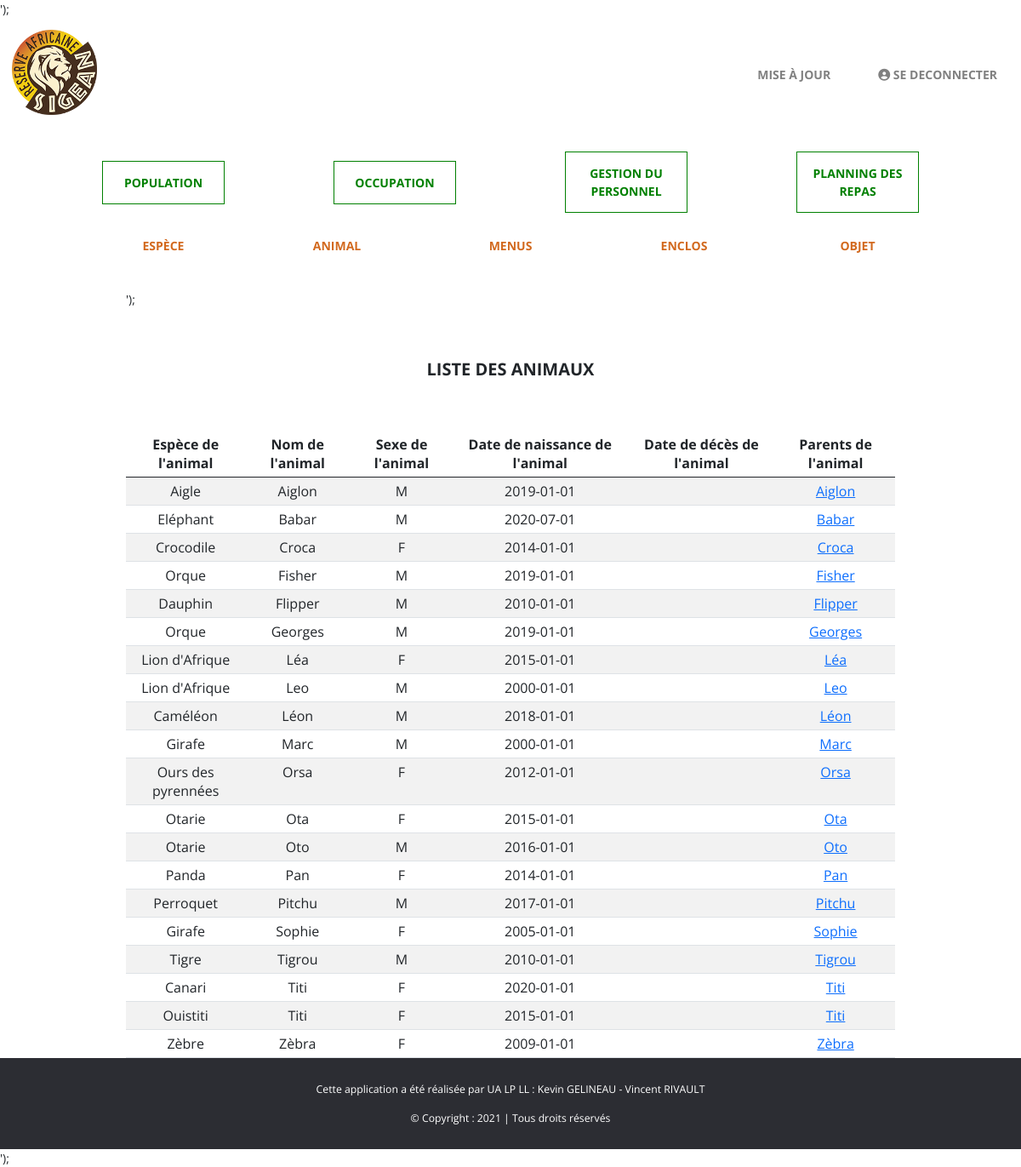
/index.php?controller=Animal&action=display (signed in), run on the app's committed database.
### tables this page shows
CREATE TABLE IF NOT EXISTS `espece` (
  `code_espece` int NOT NULL AUTO_INCREMENT,
  `nom_espece` varchar(50) DEFAULT NULL,
  PRIMARY KEY (`code_espece`)
);

CREATE TABLE IF NOT EXISTS `animal` (
  `code_espece` int NOT NULL,
  `nomb_animal` varchar(10) NOT NULL,
  `sexe_animal` varchar(10) DEFAULT NULL,
  `dn_animal` date DEFAULT NULL,
  `dd_animal` date DEFAULT NULL,
  PRIMARY KEY (`code_espece`,`nomb_animal`)
);

### Controller/AnimalController.php (called while the page is built, shortened)
<?php
include 'Config/config.php';
include 'Model/' . $classAnimal . 'Model.php';
include 'View/' . $classAnimal . 'View.php';
class AnimalController extends Controller {
    public function __construct() {
        include 'Config/config.php';
        $this->view = new $classView();
        $this->model = new $classModel();
    }
    public function display() {
        $listeAnimaux = $this->model->getAnimaux();
        $this->view->displayListAnimaux($listeAnimaux);
    }
}

### index.php (called while the page is built, shortened)
<?php
include 'Config/config.php';
include 'Model/Model.php';
include 'View/View.php';
function extractParameters() {
    include 'Config/config.php';
    if (isset($_GET['controller'])) {
        $controller = ucfirst($_GET['controller']) . "Controller";
    } else {
        $controller = '' . $classAccueil . 'Controller';
    }
    if (isset($_GET['action'])) {
        $action = $_GET['action'];
    } else {
        $action = 'displayAccueil';
    }
    return (['controller' => $controller, 'action' => $action]);
}
$paramGet = extractParameters();
$action = $paramGet['action'];
$controller = new $controller();
$controller->$action();

### Model/Model.php (called while the page is built, shortened)
<?php
$server = $_SERVER['HTTP_HOST'];
if ($server == 'localhost') {
    abstract class Model
{
    public function __construct()
    {
        try {
            $this->connexion = new PDO("mysql:host=" . self::SERVER . ";dbname="
            . self::BASE, self::USER, self::PASSWORD);
        } catch (Exception $e) {
            echo 'Erreur : ' . $e->getMessage();
        }
    }
}
}

### Config/config.php (called while the page is built, shortened)
<?php
$tableEspece = "espece";
$classAnimal = "Animal";
$tableAnimal = "animal";

### Model/AnimalModel.php (called while the page is built, shortened)
<?php
class AnimalModel extends Model {
    public function getAnimaux() {
        include 'Config/config.php';
        $requete = "SELECT * FROM $tableAnimal INNER JOIN $tableEspece ON $tableAnimal.code_espece = $tableEspece.code_espece
        ORDER BY nomb_animal";
        $resultat = $this->connexion->query($requete);
        $listeAnimaux = $resultat->fetchAll(PDO::FETCH_ASSOC);
        return $listeAnimaux;
    }
}

### View/AnimalView.php (the view, shortened to what this page needs)
<?php
class AnimalView extends View {
    public function displayListAnimaux($listeAnimaux) {
        include 'Config/config.php';
        $this->page .=
            '<h2>Liste des animaux</h2>
            <table id="tableUser" class="table table-striped mb-0 text-center">
                <thead class="thead-dark">
                    <tr>
                        <th scope="col">Espèce de l\'animal</th>
                        <th scope="col">Nom de l\'animal</th>
                        <th scope="col">Sexe de l\'animal</th>
                        <th scope="col">Date de naissance de l\'animal</th>
                        <th scope="col">Date de décès de l\'animal</th>
                        <th scope="col">Parents de l\'animal</th>
                        ';
            $this->page .=
                    '</tr>
                        </thead>
                        <tbody>
                    <tr>';
        foreach ($listeAnimaux as $key) {
            $this->page .= '
                        <td>' . $key['nom_espece'] . '</td>
                        <td>' . $key['nomb_animal'] . '</td>
                        <td>' . $key['sexe_animal'] . '</td>
                        <td>' . $key['dn_animal'] . '</td>
                        <td>' . $key['dd_animal'] . '</td>
                        <td> <a href="index.php?controller=' . $classAnimal . '&action=displayAnimalParents&id=' . $key["nomb_animal"] . '">' . $key["nomb_animal"] . '</a></td>
                    </tr>';
        }
            $this->page .=
                        '</tbody>
            </table>';
    }
}

### bibliotheques/css/style.css (style rules this page uses)
* { box-sizing: border-box; margin: 0; padding: 0; }
html { font-size: 62.5%; padding: 0; margin: 0; height: 100%; scroll-behavior: smooth; }
body { font-family: 'Open Sans', 'Poppins', 'Roboto', sans-serif; font-size: 1.4em; margin: 0 auto; padding: 0; text-align: justify; width: 100%; height: 100%; position: relative; }
h1 { text-align: center; }
#container { width: 80%; margin: 0 auto; padding: 0 2em; min-height: 100%; position: relative; }
.flexBetween { display: flex; justify-content: space-between; align-items: center; }
.flexBetweenWrap { display: flex; justify-content: space-between; align-items: center; flex-wrap: wrap; }
.flexStart { display: flex; justify-content: flex-start; align-items: center; }
.flexEnd { display: flex; justify-content: flex-end; align-items: center; }
.navMenu { width: 80%; padding: 1em 0; margin: 0 auto; }
nav ul { width: 100%; padding: 0; }
nav ul li { list-style-type: none; margin: 1em; }
#acc { background-color: #2c2d33; color: #ffffff; font-weight: bold; text-decoration: none; }
#menuPrincipal { list-style: none; padding: 0; margin: 0; }
#menuParc { list-style: none; padding: 0; margin-bottom: 1em; }
main { width: 100%; }
main h2 { text-align: center; text-transform: uppercase; font-weight: bold; margin: 3em 0; }
footer { width: 100%; background-color: #2c2d33; color: white; padding: 2em 0; position: relative; }
footer p { text-align: center; }
#licence { display: block; color: white; text-align: center; line-height: normal; margin: 0 auto; }
#licence p { padding: 0; margin: 0; color: white; }

### data on the page
espece: nom_espece "Aigle"
animal: nomb_animal "Aiglon", sexe_animal "M", dn_animal "2019-01-01"
espece: nom_espece "Eléphant"
animal: nomb_animal "Babar", sexe_animal "M", dn_animal "2020-07-01"
espece: nom_espece "Crocodile"
animal: nomb_animal "Croca", sexe_animal "F", dn_animal "2014-01-01"
espece: nom_espece "Orque Orque"
animal: nomb_animal "Fisher", sexe_animal "M", dn_animal "2019-01-01"
espece: nom_espece "Dauphin"
animal: nomb_animal "Flipper", sexe_animal "M", dn_animal "2010-01-01"
animal: nomb_animal "Georges", sexe_animal "M", dn_animal "2019-01-01"
espece: nom_espece "Lion d'Afrique Lion d'Afrique"
animal: nomb_animal "Léa", sexe_animal "F", dn_animal "2015-01-01"
animal: nomb_animal "Leo", sexe_animal "M", dn_animal "2000-01-01"
espece: nom_espece "Caméléon"
animal: nomb_animal "Léon", sexe_animal "M", dn_animal "2018-01-01"
espece: nom_espece "Girafe Girafe"
animal: nomb_animal "Marc", sexe_animal "M", dn_animal "2000-01-01"
espece: nom_espece "Ours des pyrennées"
animal: nomb_animal "Orsa", sexe_animal "F", dn_animal "2012-01-01"
espece: nom_espece "Otarie Otarie"
animal: nomb_animal "Ota", sexe_animal "F", dn_animal "2015-01-01"
animal: nomb_animal "Oto", sexe_animal "M", dn_animal "2016-01-01"
espece: nom_espece "Panda"
animal: nomb_animal "Pan", sexe_animal "F", dn_animal "2014-01-01"
espece: nom_espece "Perroquet"
animal: nomb_animal "Pitchu", sexe_animal "M", dn_animal "2017-01-01"
animal: nomb_animal "Sophie", sexe_animal "F", dn_animal "2005-01-01"
espece: nom_espece "Tigre"
animal: nomb_animal "Tigrou", sexe_animal "M", dn_animal "2010-01-01"
espece: nom_espece "Canari"
animal: nomb_animal "Titi", sexe_animal "F", dn_animal "2020-01-01"
espece: nom_espece "Ouistiti"
animal: nomb_animal "Titi", sexe_animal "F", dn_animal "2015-01-01"
espece: nom_espece "Zèbre"
animal: nomb_animal "Zèbra", sexe_animal "F", dn_animal "2009-01-01"
